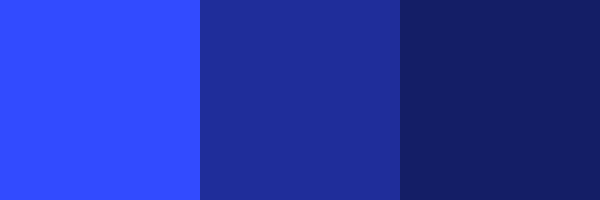
Frame 1 (no input)
Frame 60 (the mouse pressed at the canvas centre just before this capture): identical to frame 1, image omitted
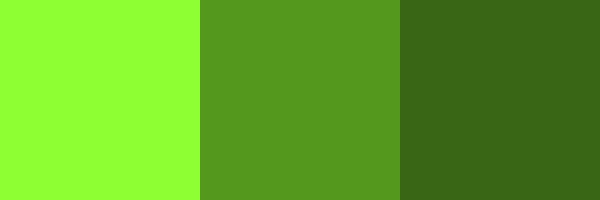
Frame 120 (the mouse held since frame 60 and released just before this capture)

The Processing sketch that drew these frames (run headless with seeded random() and noise(); from frame 60 on, the mouse is pressed at the canvas centre):

// Processing sketch: Es_6_6_mono
// ── Es_6_6_mono.pde
float hue;
void setup(){
  size(600, 200);
  hue = random(360);
}

void draw(){
  noStroke();
  colorMode(HSB, 360, 100, 100);
  fill(hue, 80, 100);
  rect(0, 0, 200, 200);
  fill(hue, 80, 60);
  rect(200, 0, 200, 200);
  fill(hue, 80, 40);
  rect(400, 0, 200, 200);
}


void mousePressed(){
  hue = random(360);
}
